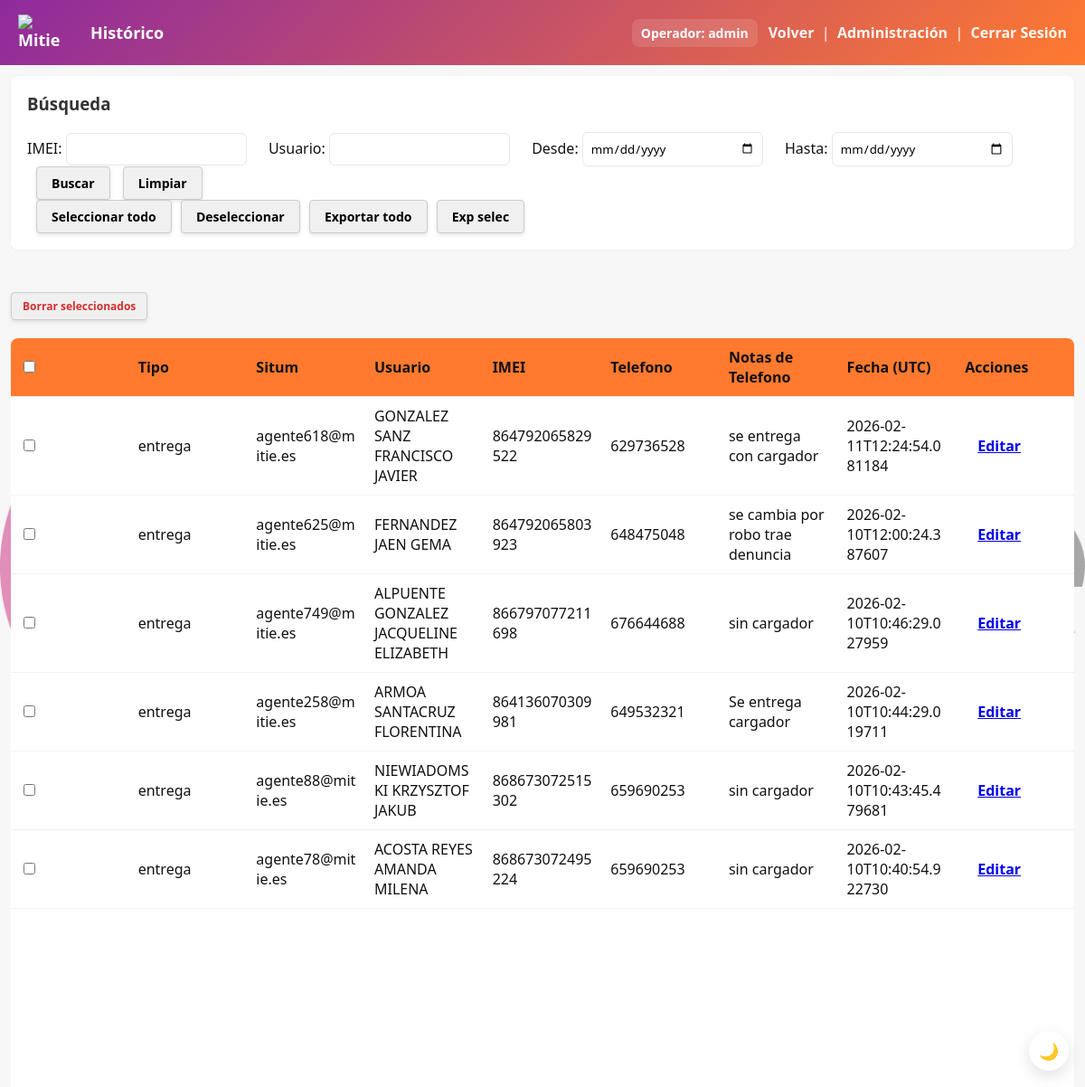
Page /history (signed in) on the committed database.
### tables this page shows
CREATE TABLE usuarios (
                id INTEGER PRIMARY KEY AUTOINCREMENT,
                username TEXT UNIQUE NOT NULL,
                password TEXT NOT NULL,
                rol TEXT NOT NULL,
                activo INTEGER DEFAULT 1,
                fecha_creacion TEXT
            , notas TEXT);

CREATE TABLE entregas (
                id INTEGER PRIMARY KEY AUTOINCREMENT,
                ams TEXT,
                usuario TEXT,
                situm TEXT,
                imei TEXT,
                telefono TEXT,
                notas_telefono TEXT,
                tipo TEXT,
                timestamp TEXT
            );

### app.py (the view)
@app.route('/history')
@require_permission('ver_historico')
def history():
    db = get_db()
    imei_search = request.args.get('imei', '').strip()
    usuario_search = request.args.get('usuario', '').strip()
    fecha_inicio = request.args.get('fecha_inicio', '').strip()
    fecha_fin = request.args.get('fecha_fin', '').strip()
    query = 'SELECT * FROM entregas WHERE 1=1'
    params = []
    if imei_search:
        query += ' AND imei LIKE ?'
        params.append(f'%{imei_search}%')
    if usuario_search:
        query += ' AND usuario LIKE ?'
        params.append(f'%{usuario_search}%')
    if fecha_inicio:
        query += ' AND timestamp >= ?'
        params.append(f'{fecha_inicio}T00:00:00')
    if fecha_fin:
        query += ' AND timestamp <= ?'
        params.append(f'{fecha_fin}T23:59:59')
    query += ' ORDER BY timestamp DESC'
    cur = db.execute(query, params)
    rows = cur.fetchall()
    return render_template('history.html', rows=rows, imei_search=imei_search, usuario_search=usuario_search, fecha_inicio=fecha_inicio, fecha_fin=fecha_fin)

### app.py (called while the page is built)
def get_db():
    db = getattr(g, '_database', None)
    if db is None:
        db = g._database = sqlite3.connect(DB_PATH)
        db.row_factory = sqlite3.Row
    return db

@login_manager.user_loader
def load_user(user_id):
    db = get_db()
    cursor = db.cursor()
    cursor.execute('SELECT id, username, rol FROM usuarios WHERE id = ? AND activo = 1', (user_id,))
    usuario = cursor.fetchone()
    if usuario:
        return User(usuario[0], usuario[1], usuario[2])
    return None

def require_permission(permiso):
    def decorator(f):
        @wraps(f)
        @login_required
        def decorated_function(*args, **kwargs):
            if not current_user.tiene_permiso(permiso):
                flash('No tienes permisos para realizar esta acción', 'error')
                return redirect(url_for('index'))
            return f(*args, **kwargs)
        return decorated_function
    return decorator

@app.teardown_appcontext
def close_connection(exception):
    db = getattr(g, '_database', None)
    if db is not None:
        db.close()

    def tiene_permiso(self, permiso):
        return permiso in ROLES_PERMISOS.get(self.rol, [])

### templates/history.html (shortened to what this page needs)
<!doctype html>
<html lang="es">
  <head>
    <link rel="stylesheet" href="/static/style.css">
  </head>
  <body>
    <header class="topbar">
      <h1><img src="/static/mitie_logo.png" srcset="/static/mitie_logo@2x.png 2x" class="brand-logo" alt="Mitie" width="56" decoding="async">Histórico</h1>
        <div style="display:flex;align-items:center;gap:12px">
          {% if current_user.is_authenticated %}
            <a class="user-badge" href="/perfil">Operador: {{ current_user.username }}</a>
          {% endif %}
          <div>
        <a class="history-link" href="/">Volver</a>
        {% if current_user.is_authenticated and current_user.tiene_permiso('administracion') %}
          &nbsp;|&nbsp;
          <a class="history-link" href="/administracion">Administración</a>
        {% endif %}
        &nbsp;|&nbsp;
        <a class="history-link" href="/logout">Cerrar Sesión</a>
      </div>
    </header>
    <main class="container history">
      <div class="search-box">
        <h3>Búsqueda</h3>
        <form method="get" action="/history" style="display:inline-block;">
          <label>IMEI: <input type="text" name="imei" value="{{ imei_search }}"></label>
          <label>Usuario: <input type="text" name="usuario" value="{{ usuario_search }}"></label>
          <label>Desde: <input type="date" name="fecha_inicio" value="{{ fecha_inicio }}"></label>
          <label>Hasta: <input type="date" name="fecha_fin" value="{{ fecha_fin }}"></label>
          <button type="submit" style="padding:8px 16px;background:#f0f0f0;border:1px solid #ccc;border-radius:4px;cursor:pointer;box-shadow:0 2px 4px rgba(0,0,0,0.1);font-size:14px;color:#000;font-weight:bold">Buscar</button>
          <a href="/history" style="margin-left:10px;padding:8px 16px;background:#f0f0f0;border:1px solid #ccc;border-radius:4px;text-decoration:none;display:inline-block;box-shadow:0 2px 4px rgba(0,0,0,0.1);font-size:14px;color:#000;font-weight:bold">Limpiar</a>
        </form>
        <button id="select-all-rows" type="button" style="margin-left:10px;padding:8px 16px;background:#f0f0f0;border:1px solid #ccc;border-radius:4px;cursor:pointer;display:inline-block;box-shadow:0 2px 4px rgba(0,0,0,0.1);font-size:14px;color:#000;font-weight:bold">Seleccionar todo</button>
        <button id="deselect-all-rows" type="button" style="margin-left:6px;padding:8px 16px;background:#f0f0f0;border:1px solid #ccc;border-radius:4px;cursor:pointer;display:inline-block;box-shadow:0 2px 4px rgba(0,0,0,0.1);font-size:14px;color:#000;font-weight:bold">Deseleccionar</button>
        <button id="export-all-btn" type="button" style="margin-left:6px;padding:8px 16px;background:#f0f0f0;border:1px solid #ccc;border-radius:4px;cursor:pointer;display:inline-block;box-shadow:0 2px 4px rgba(0,0,0,0.1);font-size:14px;color:#000;font-weight:bold" onclick="const imei = new URLSearchParams(window.location.search).get('imei'); const usuario = new URLSearchParams(window.location.search).get('usuario'); const params = new URLSearchParams(); if(imei) params.set('imei', imei); if(usuario) params.set('usuario', usuario); window.location.href = '/history/export?' + params.toString();">Exportar todo</button>
        <button id="export-selected-btn" type="button" style="margin-left:6px;padding:8px 16px;background:#f0f0f0;border:1px solid #ccc;border-radius:4px;cursor:pointer;display:inline-block;box-shadow:0 2px 4px rgba(0,0,0,0.1);font-size:14px;color:#000;font-weight:bold">Exp selec</button>
      </div>
      <div style="margin-top:12px">
        <button id="delete-selected-btn" type="button" style="padding:6px 12px;background:#f0f0f0;border:1px solid #ccc;border-radius:4px;cursor:pointer;display:inline-block;box-shadow:0 2px 4px rgba(0,0,0,0.1);font-size:12px;color:#d32f2f;font-weight:bold">Borrar seleccionados</button>
      </div>
      <table>
        <thead>
          <tr>
            <th><input type="checkbox" id="select-all"></th>
            <th>Tipo</th>
            <th>Situm</th>
            <th>Usuario</th>
            <th>IMEI</th>
            <th>Telefono</th>
            <th>Notas de Telefono</th>
            <th>Fecha (UTC)</th>
            {% if current_user.is_authenticated and current_user.tiene_permiso('administracion') %}
            <th>Acciones</th>
            {% endif %}
          </tr>
        </thead>
        <tbody>
          {% for r in rows %}
          <tr>
            <td><input type="checkbox" class="row-select" value="{{ r['id'] }}"></td>
            <td>{{ r['tipo'] }}</td>
            <td>{{ r['situm'] }}</td>
            <td>{{ r['usuario'] }}</td>
            <td>{{ r['imei'] }}</td>
            <td>{{ r['telefono'] }}</td>
            <td>{{ r['notas_telefono'] }}</td>
            <td>{{ r['timestamp'] }}</td>
            {% if current_user.is_authenticated and current_user.tiene_permiso('administracion') %}
            <td><a href="/registro/{{ r['id'] }}/editar" class="btn small">Editar</a></td>
            {% endif %}
          </tr>
          {% else %}
          <tr><td colspan="8">No hay registros.</td></tr>
          {% endfor %}
        </tbody>
      </table>
    </main>
  </body>
</html>

### static/style.css (style rules this page uses)
:root { --brand-orange: #ff7a2f; --brand-magenta: #8e2a9e; --brand-gradient: linear-gradient(135deg,var(--brand-magenta),var(--brand-orange)); --brand-dark: #3b1f3f; --brand-text: #4b4b4b; --accent: var(--brand-orange); --muted: #f7f7f7; --text: #111; }
* { box-sizing:border-box;font-family:Segoe UI, Roboto, Arial, sans-serif }
body { margin:0;background:var(--muted);color:var(--text) }
.topbar { background:var(--brand-gradient);padding:16px 20px;display:flex;align-items:center;justify-content:space-between;color:#fff }
.topbar h1 { margin:0;font-size:18px;display:flex;align-items:center;gap:12px }
.brand-logo { width:56px;height:auto;display:inline-block;vertical-align:middle;margin-right:12px }
.history-link { color:rgba(255,255,255,0.95);text-decoration:none;font-weight:600 }
.container { display:flex;gap:20px;padding:24px;width:100%;margin:0;max-width:none;height:calc(100vh - 72px);box-sizing:border-box }
.search-box { background:#fff;padding:18px;border-radius:8px;margin-bottom:20px;box-shadow:0 1px 4px rgba(0,0,0,0.04) }
.search-box h3 { margin-top:0;color:#333 }
.search-box label { display:inline-block;margin-right:20px }
.search-box input { padding:8px;border:1px solid #e7e7e7;border-radius:6px;width:200px }
.search-box button { padding:8px 16px;margin-left:10px;background:#4caf50;color:white;border:none;border-radius:6px;cursor:pointer }
.btn { padding:10px 14px;border-radius:8px;border:none;cursor:pointer;font-weight:600 }
table { width:100%;border-collapse:collapse;background:#fff;border-radius:8px;overflow:hidden }
th,td { padding:10px;text-align:left;border-bottom:1px solid #f1f1f1 }
thead th { background:var(--accent) }
.history { height:100vh;display:flex;flex-direction:column;margin:0;padding:12px;max-width:none }
.history .search-box { margin-bottom:15px;flex-shrink:0 }
.history table { flex:1;overflow-y:auto;display:block }
.history thead { display:table;width:100%;table-layout:fixed;background:var(--yellow) }
.history tbody { display:block;overflow-y:auto;height:calc(100vh - 250px) }
.history tr { display:table;width:100%;table-layout:fixed }
.history th, .history td { padding:10px;text-align:left;border-bottom:1px solid #f1f1f1;word-break:break-word }
.topbar { position: relative; z-index: 1200; }
main.container { position: relative; z-index: 2; }
.user-badge { margin-left:16px;padding:6px 10px;background:rgba(255,255,255,0.12);color:#fff;border-radius:8px;font-weight:700;font-size:14px;text-decoration:none;display:inline-block;cursor:pointer }

### rows in the picture
usuarios: username "admin"
entregas: tipo "entrega", situm "agente618@mitie.es", usuario "GONZALEZ SANZ FRANCISCO JAVIER", imei "864792065829522", telefono "629736528", notas_telefono "se entrega con cargador", timestamp "2026-02-11T12:24:54.081184"
entregas: tipo "entrega", situm "agente625@mitie.es", usuario "FERNANDEZ JAEN GEMA", imei "864792065803923", telefono "648475048", notas_telefono "se cambia por robo trae denuncia", timestamp "2026-02-10T12:00:24.387607"
entregas: tipo "entrega", situm "agente749@mitie.es", usuario "ALPUENTE GONZALEZ JACQUELINE ELIZABETH", imei "866797077211698", telefono "676644688", notas_telefono "sin cargador", timestamp "2026-02-10T10:46:29.027959"
entregas: tipo "entrega", situm "agente258@mitie.es", usuario "ARMOA SANTACRUZ FLORENTINA", imei "864136070309981", telefono "649532321", notas_telefono "Se entrega cargador", timestamp "2026-02-10T10:44:29.019711"
entregas: tipo "entrega", situm "agente88@mitie.es", usuario "NIEWIADOMSKI KRZYSZTOF JAKUB", imei "868673072515302", telefono "659690253", notas_telefono "sin cargador", timestamp "2026-02-10T10:43:45.479681"
entregas: tipo "entrega", situm "agente78@mitie.es", usuario "ACOSTA REYES AMANDA MILENA", imei "868673072495224", telefono "659690253", notas_telefono "sin cargador", timestamp "2026-02-10T10:40:54.922730"
